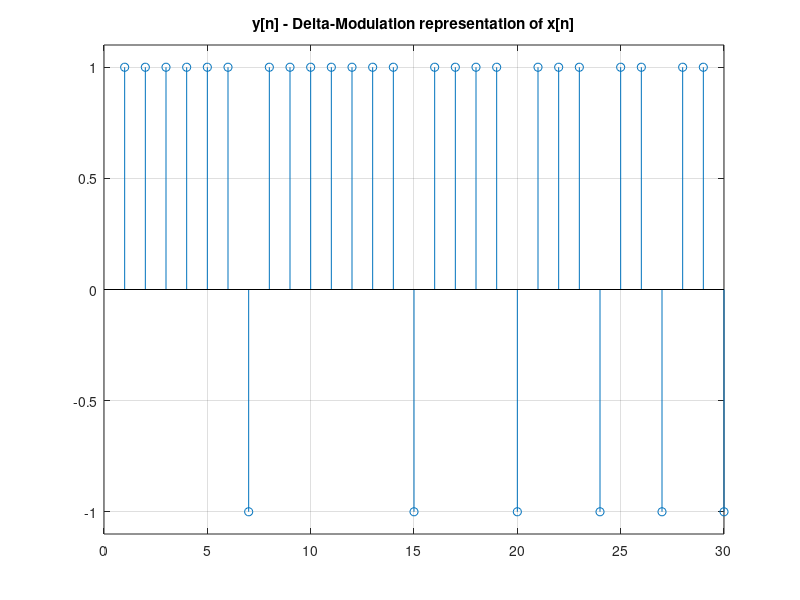
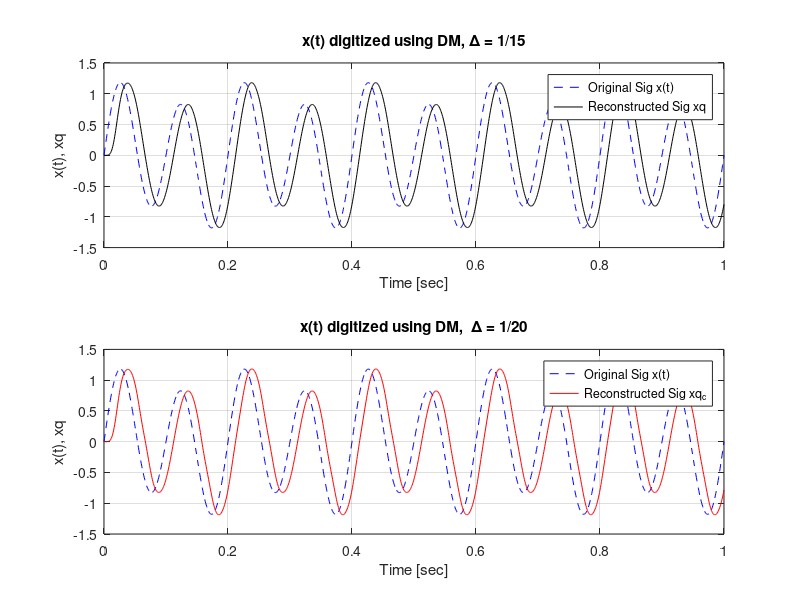

These charts were generated, in order, by the following MATLAB code:
% Contemporary Communication Systems Project %
%  ---Contemporary Communication Systems---  %
%  -------------M.F. Mesiya----------------  %
%  --------------Chapter 8-----------------  %
%  ------Solution by Rotem Tsalisher-------  %
%  ----Lecturer: Dr. Bnjamin Gur Salomon---  %
%% q8.23

i = 1; %figure idx;
% the signal x(t) = sin(20*pi*t) + 0.25*sin(10*pi*t) is digitized using
% Delta Modulation

% (a) the signal is sampled at fs = 1.28 kHz, step size = 1/15;
f1 = 10; f2 = 5; A1 = 1; A2 = 0.25; fs = 1280; T = 1; Ts = 1/fs; %calculating parameters for sampled sig
t = 0:Ts:T; N = length(t); %time axis; N= num of samples;
xt = A1*sin(2*pi*f1.*t) + A2*sin(2*pi*f2.*t); %generate sig
%xt = sin(2*pi*t); fs = 128; %FOR Q 8.25 !!

step = 1/15; %given value for step size
xq = zeros(1,N); y = zeros(1,N); %allocate for better performance;
xq(1) = 0; y(1) = 1; %initial conditions;
for k = 2:N
    w1 = xt(k) - xq(k-1); %diff between original sig sample and previous xq sample
    y(k) = sign(w1); %if x(t) is larger - take a step upwards. else: downwards
    xq(k) = xq(k-1) + y(k)*step;
end %apply DM computations as presented in chapter 8 in the book
figure(i); i=i+1; stem(y(1:30)); grid on; ylim([-1.1, 1.1]); title('y[n] - Delta-Modulation representation of x[n]');

% (b) recornstruct xhat from xq by passing through a LP filter
fc = 50; %chose a value that is a little over 2*wmax normalized by a factor of 1/pi;
N_ord = 6; Wn = 2*fc/fs; % compute parameters for filter;
[b,a] = butter(N_ord,Wn); % no demands on type of filter, Rs, Rp and order (chose N= 8 randomly);
% chose butterworth because the function doesn't require those args;

xhat = filter(b,a,xq); %reconstruction filter;
figure(i); subplot(211); i=i+1; plot(t,xt,'b--',t, xhat, 'black');grid on; legend('Original Sig x(t)', 'Reconstructed Sig xq'); xlabel('Time [sec]'); ylabel('x(t), xq');title('x(t) digitized using DM, {\Delta} = 1/15');

% (c) same procedure, with smaller step size step = 1/20;

step_b = 1/20;
xq_b = zeros(1,N); y_b = zeros(1,N); xq_b(1) = 0; y_b(1) = 1;

for k = 2:N
    w1_b = xt(k) - xq_b(k-1);
    y_b(k) = sign(w1_b);
    xq_b(k) = xq_b(k-1) + y_b(k)*step_b;
end 

xhat_b = filter(b, a, xq_b); %used the same filter calculated in (b);
subplot(212); plot(t,xt,'b--',t, xhat_b, 'red');grid on; legend('Original Sig x(t)', 'Reconstructed Sig xq_c'); xlabel('Time [sec]'); ylabel('x(t), xq');title('x(t) digitized using DM,  {\Delta} = 1/20');

% (c) calculate MSE for both digitized signals
mse_a = mean((xt - xhat).^2); % mse for digitized signal with step size = 1/15;
mse_b = mean((xt - xhat_b).^2); % mse for digitized signal with step size = 1/20;
comment = 'We can see that a smaller step size gave us better aprox with less noise. A smaller step size also means it will be more difficult to follow sudden big rises \ drops in the signal';
disp(['mse for step size = 1/15: ' num2str(mse_a)]);
disp(['mse for step size = 1/20: ' num2str(mse_b)]);
disp(comment);

% (d) comparing DM mse to uniform quantization mse
% from previous question; NOTE: (!!) PLEASE MAKE SURE TO RUN FILE q8_21 BEFORE RUNNING THIS ONE;
load('uniform_mse.mat'); 
disp('===================='); disp('Comparing DM mse to uniform quantization MSE');
disp(['MSE for uniform quantization case: ' num2str(MSE)]); disp(['MSE for DM with step size = 1/15: ' num2str(mse_a)]); disp(['MSE for DM with step size = 1/20: ' num2str(mse_b)]);
disp('We got a considerably larger MSE using DM');disp('====================');

i = 1; %reset;